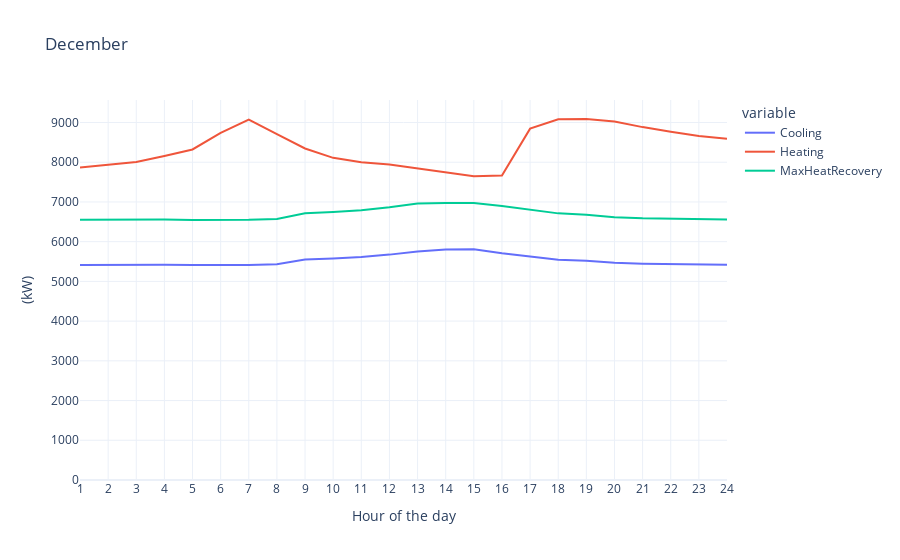

The notebook cell saved with this chart:
### Code cell
figs[11]

### Figure 1 — Plotly figure (JSON) as saved in the notebook; plotly's stock layout.template omitted (floating-point values rounded to 4 significant figures)
{"data": [{"hovertemplate": "variable=Cooling<br>x=%{x}<br>value=%{y}<extra></extra>", "legendgroup": "Cooling", "line": {"color": "#636efa", "dash": "solid"}, "mode": "lines", "name": "Cooling", "orientation": "v", "showlegend": true, "type": "scatter", "x": [1, 2, 3, 4, 5, 6, 7, 8, 9, 10, 11, 12, 13, 14, 15, 16, 17, 18, 19, 20, 21, 22, 23, 24], "xaxis": "x", "y": [5415.0, 5421.0, 5430.0, 5422.0, 5410.0, 5410.0, 5415.0, 5433.0, 5549.0, 5576.0, 5613.0, 5674.0, 5754.0, 5800.0, 5812.0, 5707.0, 5622.0, 5548.0, 5521.0, 5467.0, 5444.0, 5433.0, 5430.0, 5421.0], "yaxis": "y"}, {"hovertemplate": "variable=Heating<br>x=%{x}<br>value=%{y}<extra></extra>", "legendgroup": "Heating", "line": {"color": "#EF553B", "dash": "solid"}, "mode": "lines", "name": "Heating", "orientation": "v", "showlegend": true, "type": "scatter", "x": [1, 2, 3, 4, 5, 6, 7, 8, 9, 10, 11, 12, 13, 14, 15, 16, 17, 18, 19, 20, 21, 22, 23, 24], "xaxis": "x", "y": [7866.0, 7940.0, 8003.0, 8157.0, 8321.0, 8740.0, 9074.0, 8707.0, 8347.0, 8110.0, 8002.0, 7940.0, 7849.0, 7746.0, 7648.0, 7667.0, 8845.0, 9080.0, 9088.0, 9025.0, 8884.0, 8769.0, 8659.0, 8590.0], "yaxis": "y"}, {"hovertemplate": "variable=MaxHeatRecovery<br>x=%{x}<br>value=%{y}<extra></extra>", "legendgroup": "MaxHeatRecovery", "line": {"color": "#00cc96", "dash": "solid"}, "mode": "lines", "name": "MaxHeatRecovery", "orientation": "v", "showlegend": true, "type": "scatter", "x": [1, 2, 3, 4, 5, 6, 7, 8, 9, 10, 11, 12, 13, 14, 15, 16, 17, 18, 19, 20, 21, 22, 23, 24], "xaxis": "x", "y": [6552.0, 6559.0, 6558.0, 6556.0, 6546.0, 6545.0, 6551.0, 6573.0, 6714.0, 6747.0, 6791.0, 6865.0, 6958.0, 6975.0, 6973.0, 6898.0, 6803.0, 6712.0, 6681.0, 6615.0, 6587.0, 6574.0, 6570.0, 6559.0], "yaxis": "y"}], "layout": {"autosize": true, "legend": {"title": {"text": "variable"}, "tracegroupgap": 0}, "title": {"text": "December"}, "xaxis": {"anchor": "y", "autorange": true, "domain": [0, 1], "dtick": 1, "range": [1, 24], "title": {"text": "Hour of the day"}, "type": "linear"}, "yaxis": {"anchor": "x", "autorange": true, "domain": [0, 1], "range": [0, 9566.0], "rangemode": "tozero", "title": {"text": "(kW)"}, "type": "linear"}}}
